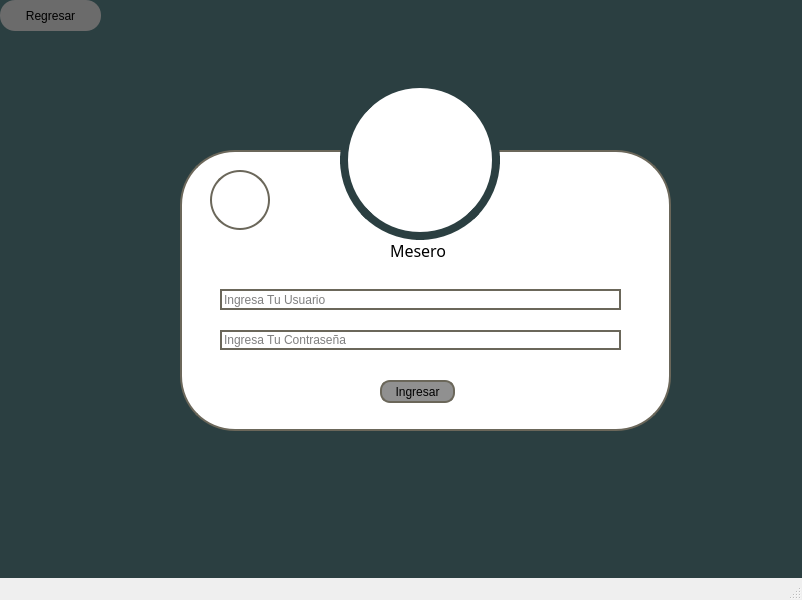
<?xml version="1.0" encoding="UTF-8"?>
<ui version="4.0">
 <class>MainWindow</class>
 <widget class="QMainWindow" name="MainWindow">
  <property name="geometry">
   <rect>
    <x>0</x>
    <y>0</y>
    <width>802</width>
    <height>600</height>
   </rect>
  </property>
  <property name="windowTitle">
   <string>MainWindow</string>
  </property>
  <widget class="QWidget" name="centralwidget">
   <widget class="QWidget" name="widget" native="true">
    <property name="geometry">
     <rect>
      <x>0</x>
      <y>0</y>
      <width>951</width>
      <height>641</height>
     </rect>
    </property>
    <property name="sizePolicy">
     <sizepolicy hsizetype="Preferred" vsizetype="Preferred">
      <horstretch>20</horstretch>
      <verstretch>20</verstretch>
     </sizepolicy>
    </property>
    <property name="layoutDirection">
     <enum>Qt::LeftToRight</enum>
    </property>
    <property name="autoFillBackground">
     <bool>false</bool>
    </property>
    <property name="styleSheet">
     <string notr="true">background-color: rgb(43, 63, 65);</string>
    </property>
    <widget class="QWidget" name="widget_2" native="true">
     <property name="geometry">
      <rect>
       <x>180</x>
       <y>150</y>
       <width>491</width>
       <height>281</height>
      </rect>
     </property>
     <property name="styleSheet">
      <string notr="true">background-color: rgb(255, 255, 255);
border: 2px solid #6B675A;
border-radius: 55px;</string>
     </property>
     <widget class="QLineEdit" name="lineEdit">
      <property name="geometry">
       <rect>
        <x>40</x>
        <y>139</y>
        <width>401</width>
        <height>21</height>
       </rect>
      </property>
      <property name="text">
       <string/>
      </property>
      <property name="placeholderText">
       <string>Ingresa Tu Usuario</string>
      </property>
     </widget>
     <widget class="QLineEdit" name="lineEdit_2">
      <property name="geometry">
       <rect>
        <x>40</x>
        <y>180</y>
        <width>401</width>
        <height>20</height>
       </rect>
      </property>
      <property name="text">
       <string/>
      </property>
      <property name="placeholderText">
       <string>Ingresa Tu Contraseña</string>
      </property>
     </widget>
     <widget class="QPushButton" name="pushButton_2">
      <property name="geometry">
       <rect>
        <x>200</x>
        <y>230</y>
        <width>75</width>
        <height>23</height>
       </rect>
      </property>
      <property name="mouseTracking">
       <bool>true</bool>
      </property>
      <property name="styleSheet">
       <string notr="true">border-radius: 10px;
background-color: rgb(144, 144, 144);</string>
      </property>
      <property name="text">
       <string>Ingresar</string>
      </property>
     </widget>
     <widget class="QLabel" name="label">
      <property name="geometry">
       <rect>
        <x>415</x>
        <y>183</y>
        <width>15</width>
        <height>15</height>
       </rect>
      </property>
      <property name="sizePolicy">
       <sizepolicy hsizetype="Ignored" vsizetype="Ignored">
        <horstretch>20</horstretch>
        <verstretch>0</verstretch>
       </sizepolicy>
      </property>
      <property name="acceptDrops">
       <bool>false</bool>
      </property>
      <property name="styleSheet">
       <string notr="true">border: none;
text-align: left;</string>
      </property>
      <property name="frameShape">
       <enum>QFrame::Panel</enum>
      </property>
      <property name="frameShadow">
       <enum>QFrame::Raised</enum>
      </property>
      <property name="lineWidth">
       <number>0</number>
      </property>
      <property name="text">
       <string notr="true"/>
      </property>
      <property name="textFormat">
       <enum>Qt::PlainText</enum>
      </property>
      <property name="pixmap">
       <pixmap>../Imagenes proyecto/Imagenes proyecto/candado.svg</pixmap>
      </property>
      <property name="scaledContents">
       <bool>true</bool>
      </property>
      <property name="alignment">
       <set>Qt::AlignBottom|Qt::AlignJustify</set>
      </property>
      <property name="wordWrap">
       <bool>false</bool>
      </property>
      <property name="margin">
       <number>0</number>
      </property>
      <property name="indent">
       <number>1</number>
      </property>
      <property name="openExternalLinks">
       <bool>false</bool>
      </property>
      <property name="textInteractionFlags">
       <set>Qt::NoTextInteraction</set>
      </property>
     </widget>
     <widget class="QLabel" name="label_2">
      <property name="geometry">
       <rect>
        <x>415</x>
        <y>143</y>
        <width>15</width>
        <height>15</height>
       </rect>
      </property>
      <property name="styleSheet">
       <string notr="true">border: none;
</string>
      </property>
      <property name="text">
       <string/>
      </property>
      <property name="pixmap">
       <pixmap>../Imagenes proyecto/Imagenes proyecto/user-solid.svg</pixmap>
      </property>
      <property name="scaledContents">
       <bool>true</bool>
      </property>
     </widget>
     <widget class="QLabel" name="label_4">
      <property name="geometry">
       <rect>
        <x>210</x>
        <y>90</y>
        <width>151</width>
        <height>20</height>
       </rect>
      </property>
      <property name="font">
       <font>
        <family>Arial Black</family>
        <pointsize>12</pointsize>
       </font>
      </property>
      <property name="styleSheet">
       <string notr="true">border: none;</string>
      </property>
      <property name="text">
       <string>Mesero</string>
      </property>
     </widget>
     <widget class="QLabel" name="label_5">
      <property name="geometry">
       <rect>
        <x>30</x>
        <y>20</y>
        <width>60</width>
        <height>60</height>
       </rect>
      </property>
      <property name="styleSheet">
       <string notr="true">border: 2px solid #6B675A;
border-radius: 30px;</string>
      </property>
      <property name="text">
       <string/>
      </property>
      <property name="pixmap">
       <pixmap>../Imagenes proyecto/Imagenes proyecto/logo.png</pixmap>
      </property>
      <property name="scaledContents">
       <bool>true</bool>
      </property>
     </widget>
    </widget>
    <widget class="QPushButton" name="pushButton">
     <property name="geometry">
      <rect>
       <x>0</x>
       <y>0</y>
       <width>101</width>
       <height>31</height>
      </rect>
     </property>
     <property name="styleSheet">
      <string notr="true">background-color: rgb(107, 107, 107);
border-radius: 15px;</string>
     </property>
     <property name="text">
      <string>Regresar</string>
     </property>
     <property name="icon">
      <iconset>
       <normaloff>../Imagenes proyecto/Imagenes proyecto/regresar.svg</normaloff>../Imagenes proyecto/Imagenes proyecto/regresar.svg</iconset>
     </property>
    </widget>
    <widget class="QLabel" name="label_3">
     <property name="geometry">
      <rect>
       <x>340</x>
       <y>80</y>
       <width>160</width>
       <height>160</height>
      </rect>
     </property>
     <property name="styleSheet">
      <string notr="true">border-radius: 80px;
background-color: rgb(255, 255, 255);
border: 8px solid rgb(43, 63, 65);</string>
     </property>
     <property name="text">
      <string/>
     </property>
     <property name="pixmap">
      <pixmap>../Imagenes proyecto/Imagenes proyecto/Imagen1.png</pixmap>
     </property>
     <property name="scaledContents">
      <bool>true</bool>
     </property>
    </widget>
   </widget>
  </widget>
  <widget class="QMenuBar" name="menubar">
   <property name="geometry">
    <rect>
     <x>0</x>
     <y>0</y>
     <width>802</width>
     <height>21</height>
    </rect>
   </property>
  </widget>
  <widget class="QStatusBar" name="statusbar"/>
 </widget>
 <resources/>
 <connections/>
</ui>
